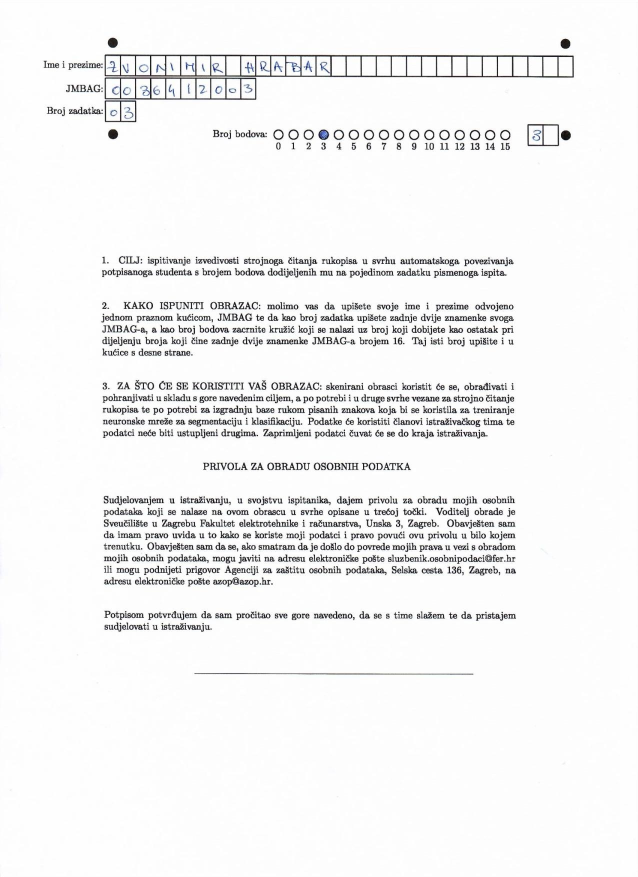
#> input picture 1.jpg, 1275 x 1753 px, found by its file name (shown at 1/2 size)
$ python script.py
#> lines starting #> are read from the running program, lines starting #| are printed output that depends on the picture
######### Region Selector ###############################
"""
This script allows to collect raw points from an image.
The inputs are two mouse clicks one in the x,y position and
the second in w,h of a rectangle.
Once a rectangle is selected the user is asked to enter the type
and the Name:
Type can be 'Text' or 'CheckBox'
Name can be anything
"""

import cv2
import random

pathPdf = 'orijentiranipdfovi\\1.jpg'
pathPdfVeliki = "orijentiranipdfovi\\veliki\\1.jpg"
pathImg = "orijentirani\\1.jpg"
pathImgVeliki = "orijentirani\\veliki\\1.jpg"
scale = 0.5
circles = []
counter = 0
counter2 = 0

counterVeliki = 0
counterVeliki2 = 0

counterPdf = 0
counterPdf2 = 0

counterPdfVeliki = 0
counterPdfVeliki2 = 0
point1=[]
point2=[]
myPoints = [[(284, 150), (1534, 210), 'text', 'ime'], [(284, 208), (682, 268), 'broj', 'jmbag'], [(280, 272), (362, 328), 'broj', 'zadatak'], [(1410, 340), (1490, 394), 'broj', 'bodovi']]

myPointsVeliki = [[(244, 108), (1582, 170), 'text', 'ime'], [(250, 176), (678, 236), 'broj', 'jmbag'], [(244, 240), (334, 300), 'broj', 'zadatak'], [(1456, 308), (1542, 364), 'broj', 'bodovi']]


myPointsPdf = [[(282, 150), (1528, 196), 'path', 'ime'], [(282, 212), (682, 264), 'broj', 'jmbag'], [(284, 274), (360, 326), 'broj', 'zadatak'], [(1406, 327), (1488, 380), 'broj', 'bodovi']]

myPointsPdfVeliki = [[(244, 106), (1586, 164), 'text', 'ime'], [(246, 170), (676, 230), 'broj', 'jmbag'], [(246, 238), (332, 298), 'broj', 'zadatak'], [(1454, 302), (1544, 360), 'broj', 'bodovi']]

myColor=[]


myPoints = []
myPointsVeliki = []

myPointsPdf = []
myPointsPdfVeliki = []
def mousePoints(event,x,y,flags,params):
    global counter,point1,point2,counter2,circles,myColor
    if event == cv2.EVENT_LBUTTONDOWN:
        if counter==0:
            point1=int(x//scale),int(y//scale);
            counter +=1
            myColor = (random.randint(0,2)*200,random.randint(0,2)*200,random.randint(0,2)*200 )
        elif counter ==1:
            point2=int(x//scale),int(y//scale)
            type = input('Enter Type')
            name = input ('Enter Name ')
            myPoints.append([point1,point2,type,name])
            counter=0
        circles.append([x,y,myColor])
        counter2 += 1


img = cv2.imread(pathPdfVeliki)
#> img is the input picture: shape (1753, 1275, 3); mean B, G, R 243.1, 242.9, 242.9
img = cv2.resize(img, (0, 0), None, scale, scale)
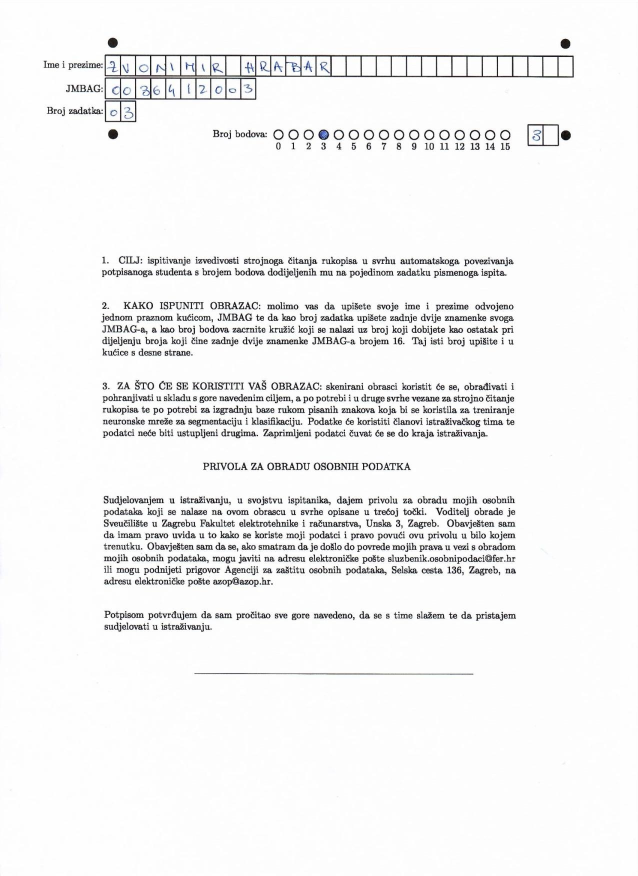
#> img: shape (876, 638, 3); mean B, G, R 243.2, 243, 243


while True:
    # To Display points
    for x,y,color in circles:
        cv2.circle(img,(x,y),3,color,cv2.FILLED)
    cv2.imshow("Original Image ", img)
    cv2.setMouseCallback("Original Image ", mousePoints)
    if cv2.waitKey(1) & 0xFF == ord('s'):
#> (key Esc is pressed here)
        print(myPoints)
        break

$ run again, with digitstest.jpg copied over 1.jpg
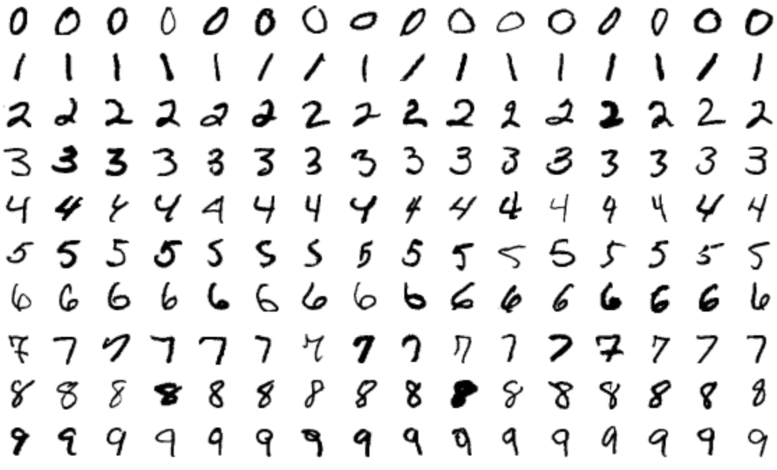
#> input picture digitstest.jpg, 777 x 470 px, found by its file name
#> img is the input picture: shape (470, 777, 3); min 0, max 255, mean 232.5
#> `img = cv2.resize(img, (0, 0), None, scale, scale)`:
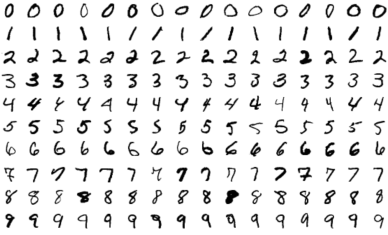
#> img: shape (235, 388, 3); min 0, max 255, mean 232.5

$ run again, with form.png saved as 1.jpg
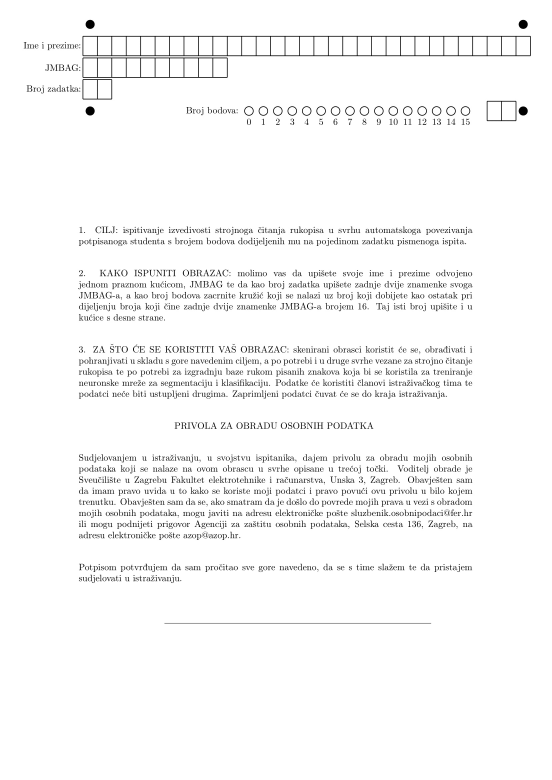
#> input picture form.png, 1654 x 2339 px, found by its file name (shown at 1/3 size)
#> img is the input picture: shape (2339, 1654, 3); min 0, max 255, mean 247.7
#> `img = cv2.resize(img, (0, 0), None, scale, scale)`:
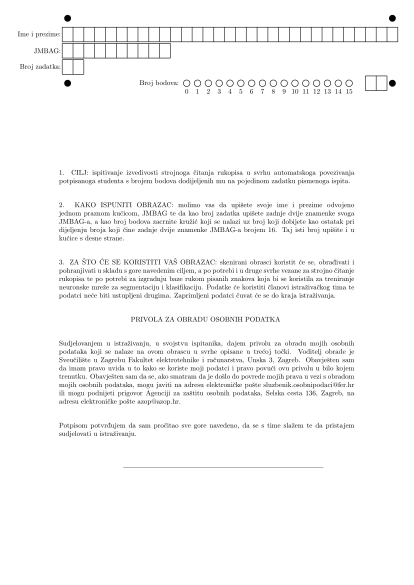
#> img: shape (1170, 827, 3) (shown at 1/2 size); min 0, max 255, mean 247.7
